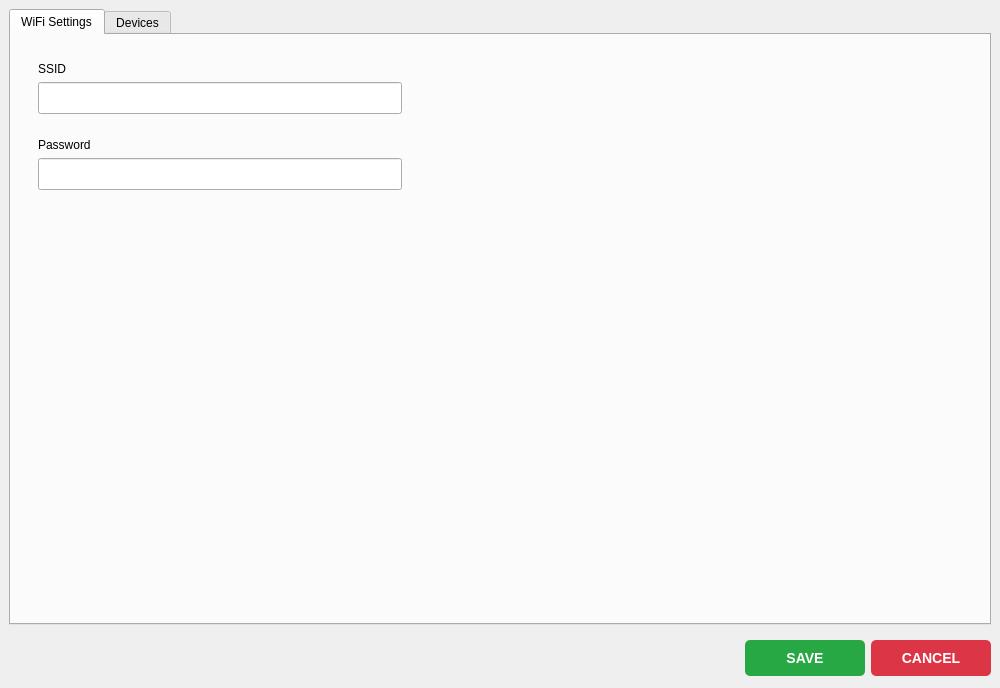
<?xml version="1.0" encoding="UTF-8"?>
<ui version="4.0">
 <class>SetupDialog</class>
 <widget class="QDialog" name="SetupDialog">
  <property name="geometry">
   <rect>
    <x>0</x>
    <y>0</y>
    <width>1000</width>
    <height>688</height>
   </rect>
  </property>
  <property name="minimumSize">
   <size>
    <width>1000</width>
    <height>688</height>
   </size>
  </property>
  <property name="maximumSize">
   <size>
    <width>1000</width>
    <height>688</height>
   </size>
  </property>
  <property name="windowTitle">
   <string>Network Settings</string>
  </property>
  <layout class="QVBoxLayout" name="verticalLayout">
   <property name="leftMargin">
    <number>0</number>
   </property>
   <property name="topMargin">
    <number>0</number>
   </property>
   <property name="rightMargin">
    <number>0</number>
   </property>
   <property name="bottomMargin">
    <number>0</number>
   </property>
   <item>
    <widget class="QWidget" name="widget_2" native="true">
     <layout class="QGridLayout" name="gridLayout">
      <item row="1" column="0">
       <widget class="QTabWidget" name="tabWidget">
        <property name="currentIndex">
         <number>0</number>
        </property>
        <widget class="QWidget" name="tab">
         <attribute name="title">
          <string>WiFi Settings</string>
         </attribute>
         <layout class="QVBoxLayout" name="verticalLayout_2">
          <item>
           <widget class="QWidget" name="widget" native="true">
            <property name="sizePolicy">
             <sizepolicy hsizetype="Minimum" vsizetype="Maximum">
              <horstretch>0</horstretch>
              <verstretch>0</verstretch>
             </sizepolicy>
            </property>
            <property name="maximumSize">
             <size>
              <width>400</width>
              <height>16777215</height>
             </size>
            </property>
            <layout class="QVBoxLayout" name="verticalLayout_5">
             <item>
              <widget class="QWidget" name="widget_3" native="true">
               <property name="maximumSize">
                <size>
                 <width>16777215</width>
                 <height>70</height>
                </size>
               </property>
               <layout class="QVBoxLayout" name="verticalLayout_3">
                <item>
                 <widget class="QLabel" name="label_2">
                  <property name="maximumSize">
                   <size>
                    <width>16777215</width>
                    <height>40</height>
                   </size>
                  </property>
                  <property name="text">
                   <string>SSID</string>
                  </property>
                 </widget>
                </item>
                <item>
                 <widget class="QLineEdit" name="ssid_input_">
                  <property name="minimumSize">
                   <size>
                    <width>0</width>
                    <height>32</height>
                   </size>
                  </property>
                 </widget>
                </item>
               </layout>
              </widget>
             </item>
             <item>
              <widget class="QWidget" name="widget_4" native="true">
               <property name="maximumSize">
                <size>
                 <width>16777215</width>
                 <height>70</height>
                </size>
               </property>
               <layout class="QVBoxLayout" name="verticalLayout_4">
                <item>
                 <widget class="QLabel" name="label_3">
                  <property name="maximumSize">
                   <size>
                    <width>16777215</width>
                    <height>40</height>
                   </size>
                  </property>
                  <property name="text">
                   <string>Password</string>
                  </property>
                 </widget>
                </item>
                <item>
                 <widget class="QLineEdit" name="password_input_">
                  <property name="minimumSize">
                   <size>
                    <width>0</width>
                    <height>32</height>
                   </size>
                  </property>
                  <property name="echoMode">
                   <enum>QLineEdit::Password</enum>
                  </property>
                 </widget>
                </item>
               </layout>
              </widget>
             </item>
            </layout>
           </widget>
          </item>
          <item>
           <spacer name="verticalSpacer">
            <property name="orientation">
             <enum>Qt::Vertical</enum>
            </property>
            <property name="sizeHint" stdset="0">
             <size>
              <width>20</width>
              <height>40</height>
             </size>
            </property>
           </spacer>
          </item>
         </layout>
        </widget>
        <widget class="QWidget" name="tab_2">
         <attribute name="title">
          <string>Devices</string>
         </attribute>
         <layout class="QGridLayout" name="gridLayout_2">
          <item row="0" column="0">
           <widget class="QGroupBox" name="groupBox">
            <property name="maximumSize">
             <size>
              <width>350</width>
              <height>16777215</height>
             </size>
            </property>
            <property name="title">
             <string>Add new device</string>
            </property>
            <layout class="QVBoxLayout" name="verticalLayout_9">
             <item>
              <widget class="QWidget" name="widget_5" native="true">
               <property name="sizePolicy">
                <sizepolicy hsizetype="Expanding" vsizetype="Maximum">
                 <horstretch>0</horstretch>
                 <verstretch>0</verstretch>
                </sizepolicy>
               </property>
               <property name="maximumSize">
                <size>
                 <width>350</width>
                 <height>16777215</height>
                </size>
               </property>
               <layout class="QGridLayout" name="gridLayout_3">
                <property name="rightMargin">
                 <number>16</number>
                </property>
                <property name="verticalSpacing">
                 <number>10</number>
                </property>
                <item row="3" column="0">
                 <widget class="QToolButton" name="add_button_">
                  <property name="minimumSize">
                   <size>
                    <width>80</width>
                    <height>0</height>
                   </size>
                  </property>
                  <property name="text">
                   <string>Add</string>
                  </property>
                 </widget>
                </item>
                <item row="1" column="0" colspan="2">
                 <widget class="QWidget" name="widget_8" native="true">
                  <property name="maximumSize">
                   <size>
                    <width>220</width>
                    <height>70</height>
                   </size>
                  </property>
                  <layout class="QVBoxLayout" name="verticalLayout_7">
                   <property name="leftMargin">
                    <number>0</number>
                   </property>
                   <property name="rightMargin">
                    <number>0</number>
                   </property>
                   <item>
                    <widget class="QLabel" name="label_5">
                     <property name="maximumSize">
                      <size>
                       <width>16777215</width>
                       <height>40</height>
                      </size>
                     </property>
                     <property name="text">
                      <string>IP Address</string>
                     </property>
                    </widget>
                   </item>
                   <item>
                    <widget class="QLineEdit" name="device_ip_address_">
                     <property name="minimumSize">
                      <size>
                       <width>0</width>
                       <height>32</height>
                      </size>
                     </property>
                    </widget>
                   </item>
                  </layout>
                 </widget>
                </item>
                <item row="0" column="0" colspan="2">
                 <widget class="QWidget" name="widget_7" native="true">
                  <property name="sizePolicy">
                   <sizepolicy hsizetype="Maximum" vsizetype="Preferred">
                    <horstretch>0</horstretch>
                    <verstretch>0</verstretch>
                   </sizepolicy>
                  </property>
                  <property name="maximumSize">
                   <size>
                    <width>220</width>
                    <height>70</height>
                   </size>
                  </property>
                  <layout class="QVBoxLayout" name="verticalLayout_6">
                   <property name="leftMargin">
                    <number>0</number>
                   </property>
                   <property name="rightMargin">
                    <number>0</number>
                   </property>
                   <item>
                    <widget class="QLabel" name="label_4">
                     <property name="maximumSize">
                      <size>
                       <width>16777215</width>
                       <height>40</height>
                      </size>
                     </property>
                     <property name="text">
                      <string>Device Name</string>
                     </property>
                    </widget>
                   </item>
                   <item>
                    <widget class="QLineEdit" name="device_name_input_">
                     <property name="minimumSize">
                      <size>
                       <width>0</width>
                       <height>32</height>
                      </size>
                     </property>
                    </widget>
                   </item>
                  </layout>
                 </widget>
                </item>
                <item row="2" column="0" colspan="2">
                 <widget class="QWidget" name="widget_9" native="true">
                  <property name="maximumSize">
                   <size>
                    <width>220</width>
                    <height>70</height>
                   </size>
                  </property>
                  <layout class="QVBoxLayout" name="verticalLayout_8">
                   <property name="leftMargin">
                    <number>0</number>
                   </property>
                   <property name="rightMargin">
                    <number>0</number>
                   </property>
                   <item>
                    <widget class="QLabel" name="label_6">
                     <property name="maximumSize">
                      <size>
                       <width>16777215</width>
                       <height>40</height>
                      </size>
                     </property>
                     <property name="text">
                      <string>Port</string>
                     </property>
                    </widget>
                   </item>
                   <item>
                    <widget class="QLineEdit" name="device_port_">
                     <property name="minimumSize">
                      <size>
                       <width>0</width>
                       <height>32</height>
                      </size>
                     </property>
                    </widget>
                   </item>
                  </layout>
                 </widget>
                </item>
               </layout>
              </widget>
             </item>
             <item>
              <widget class="QLabel" name="error_label_">
               <property name="minimumSize">
                <size>
                 <width>0</width>
                 <height>40</height>
                </size>
               </property>
               <property name="styleSheet">
                <string notr="true">color: red;</string>
               </property>
               <property name="text">
                <string>Error</string>
               </property>
               <property name="alignment">
                <set>Qt::AlignCenter</set>
               </property>
              </widget>
             </item>
             <item>
              <spacer name="verticalSpacer_2">
               <property name="orientation">
                <enum>Qt::Vertical</enum>
               </property>
               <property name="sizeHint" stdset="0">
                <size>
                 <width>20</width>
                 <height>40</height>
                </size>
               </property>
              </spacer>
             </item>
            </layout>
           </widget>
          </item>
          <item row="3" column="1">
           <widget class="QWidget" name="widget_6" native="true">
            <layout class="QHBoxLayout" name="horizontalLayout_2"/>
           </widget>
          </item>
          <item row="0" column="1">
           <widget class="QGroupBox" name="groupBox_2">
            <property name="title">
             <string>Devices</string>
            </property>
            <layout class="QGridLayout" name="gridLayout_4">
             <item row="1" column="0">
              <spacer name="horizontalSpacer">
               <property name="orientation">
                <enum>Qt::Horizontal</enum>
               </property>
               <property name="sizeHint" stdset="0">
                <size>
                 <width>40</width>
                 <height>20</height>
                </size>
               </property>
              </spacer>
             </item>
             <item row="1" column="1">
              <widget class="QToolButton" name="delete_button_">
               <property name="minimumSize">
                <size>
                 <width>80</width>
                 <height>0</height>
                </size>
               </property>
               <property name="text">
                <string>Delete</string>
               </property>
              </widget>
             </item>
             <item row="0" column="0" colspan="2">
              <widget class="QTableWidget" name="table_widget_">
               <property name="columnCount">
                <number>3</number>
               </property>
               <attribute name="horizontalHeaderVisible">
                <bool>false</bool>
               </attribute>
               <column/>
               <column/>
               <column/>
              </widget>
             </item>
            </layout>
           </widget>
          </item>
         </layout>
        </widget>
       </widget>
      </item>
     </layout>
    </widget>
   </item>
   <item>
    <widget class="QWidget" name="action_buttons_widget_" native="true">
     <property name="maximumSize">
      <size>
       <width>16777215</width>
       <height>60</height>
      </size>
     </property>
     <layout class="QHBoxLayout" name="horizontalLayout">
      <property name="leftMargin">
       <number>9</number>
      </property>
      <property name="topMargin">
       <number>0</number>
      </property>
      <property name="rightMargin">
       <number>9</number>
      </property>
      <property name="bottomMargin">
       <number>12</number>
      </property>
      <item>
       <spacer name="horizontalSpacer_2">
        <property name="orientation">
         <enum>Qt::Horizontal</enum>
        </property>
        <property name="sizeHint" stdset="0">
         <size>
          <width>40</width>
          <height>20</height>
         </size>
        </property>
       </spacer>
      </item>
      <item>
       <widget class="QPushButton" name="save_button_">
        <property name="minimumSize">
         <size>
          <width>120</width>
          <height>0</height>
         </size>
        </property>
        <property name="styleSheet">
         <string notr="true"> QPushButton {
    background-color: #28a745;  /* Cor de fundo verde */
    color: white;  /* Cor do texto */
    border: none;
    border-radius: 5px;  /* Bordas arredondadas */
    padding: 10px 20px;  /* Espaçamento interno */
    font-size: 14px;
    font-weight: bold;
}

/* Estado hover - Salvar */
QPushButton:hover {
    background-color: #218838;  /* Cor mais escura quando passar o mouse */
}

/* Estado pressionado - Salvar */
QPushButton:pressed {
    background-color: #1e7e34;  /* Cor mais escura quando pressionado */
}
</string>
        </property>
        <property name="text">
         <string>SAVE</string>
        </property>
       </widget>
      </item>
      <item>
       <widget class="QPushButton" name="cancel_button_">
        <property name="minimumSize">
         <size>
          <width>120</width>
          <height>0</height>
         </size>
        </property>
        <property name="styleSheet">
         <string notr="true">/* Botão de Cancelar - Vermelho */
QPushButton {
    background-color: #dc3545;  /* Cor de fundo vermelha */
    color: white;  /* Cor do texto */
    border: none;
    border-radius: 5px;  /* Bordas arredondadas */
    padding: 10px 20px;  /* Espaçamento interno */
    font-size: 14px;
    font-weight: bold;
}

/* Estado hover - Cancelar */
QPushButton:hover {
    background-color: #c82333;  /* Cor mais escura quando passar o mouse */
}

/* Estado pressionado - Cancelar */
QPushButton:pressed {
    background-color: #bd2130;  /* Cor mais escura quando pressionado */
}</string>
        </property>
        <property name="text">
         <string>CANCEL</string>
        </property>
       </widget>
      </item>
     </layout>
    </widget>
   </item>
  </layout>
 </widget>
 <resources/>
 <connections/>
</ui>
